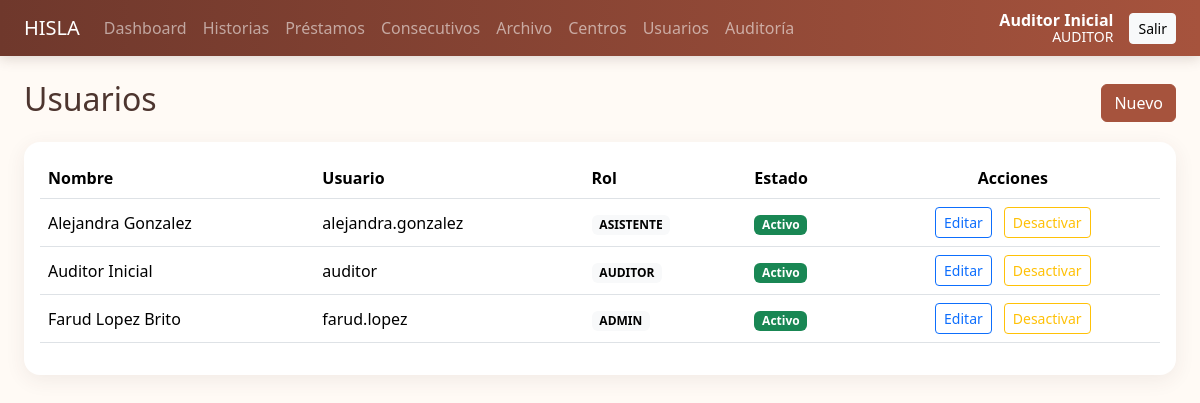
/usuarios/ (signed in), run on the app's committed database.
### app/models.py (models this page shows, shortened)
class Usuario(UserMixin, db.Model):
    __tablename__ = "usuario"
    id = db.Column(db.Integer, primary_key=True)
    nombre = db.Column(db.String(120), nullable=False)
    username = db.Column(db.String(80), unique=True, nullable=False, index=True)
    email = db.Column(db.String(120), unique=True, nullable=False)
    password_hash = db.Column(db.String(255), nullable=False)
    rol = db.Column(db.String(20), nullable=False, default="asistente")
    activo = db.Column(db.Boolean, default=True, nullable=False)
    debe_cambiar_password = db.Column(db.Boolean, default=True, nullable=False)
    creado_en = db.Column(db.DateTime, default=datetime.utcnow)

### app/usuarios.py (the view)
@usuarios_bp.route('/')
@login_required
@roles_required('admin','auditor')
def listar():
    page=request.args.get('page',1,type=int)
    usuarios=Usuario.query.order_by(Usuario.nombre).paginate(page=page,per_page=10,error_out=False)
    return render_template('usuarios/lista.html',usuarios=usuarios)

### app/security.py (called while the page is built)
def roles_required(*roles):
    def decorator(fn):
        @wraps(fn)
        def wrapper(*args, **kwargs):
            if not current_user.is_authenticated or not current_user.activo:
                abort(403)
            if current_user.rol not in roles:
                abort(403)
            return fn(*args, **kwargs)
        return wrapper
    return decorator

### app/templates/usuarios/lista.html (shortened to what this page needs)
{% extends 'base.html' %}
{% block content %}
<div class="d-flex justify-content-between align-items-center mb-3">
    <h2>Usuarios</h2>
    <a
        class="btn btn-primary"
        href="{{ url_for('usuarios.nuevo') }}"
    >
        Nuevo
    </a>
</div>
<div class="card mt-3">
    <div class="card-body">
        <div class="table-responsive">
            <table class="table align-middle">
                <thead>
                    <tr>
                        <th>Nombre</th>
                        <th>Usuario</th>
                        <th>Rol</th>
                        <th>Estado</th>
                        <th class="text-center">Acciones</th>
                    </tr>
                </thead>
                <tbody>
                    {% for u in usuarios.items %}
                    <tr>
                        <td>{{ u.nombre }}</td>
                        <td>{{ u.username }}</td>
                        <td>
                            <span class="badge text-bg-light">
                                {{ u.rol|upper }}
                            </span>
                        </td>
                        <td>
                            {% if u.activo %}
                                <span class="badge text-bg-success">
                                    Activo
                                </span>
                            {% else %}
                                <span class="badge text-bg-secondary">
                                    Inactivo
                                </span>
                            {% endif %}
                        </td>
                        <td class="text-center text-nowrap">
                            {% if not (u.rol == 'auditor' and current_user.rol != 'auditor') %}
                            <div
                                class="d-inline-flex align-items-center"
                                style="gap: 12px;"
                            >
                                <a
                                    class="btn btn-sm btn-outline-primary"
                                    href="{{ url_for('usuarios.editar', id=u.id) }}"
                                >
                                    Editar
                                </a>
                                <button
                                    type="button"
                                    class="btn btn-sm btn-outline-warning"
                                    data-bs-toggle="modal"
                                    data-bs-target="#estadoUsuario{{ u.id }}"
                                >
                                    {{ 'Desactivar' if u.activo else 'Activar' }}
                                </button>
                            </div>
                            {% else %}
                            <span class="text-muted">
                                Protegido
                            </span>
                            {% endif %}
                        </td>
                    </tr>
                    {% else %}
                    <tr>
                        <td colspan="5" class="text-center py-4">
                            No hay usuarios registrados.
                        </td>
                    </tr>
                    {% endfor %}
                </tbody>
            </table>
        </div>
    </div>
</div>
{% endblock %}

### app/templates/base.html (shortened to what this page needs)
<!doctype html>
<html lang="es">
<head>
    <link
        href="https://cdn.jsdelivr.net/npm/bootstrap@5.3.3/dist/css/bootstrap.min.css"
        rel="stylesheet"
    >
    <link
    rel="stylesheet"
    href="https://cdn.jsdelivr.net/npm/bootstrap-icons@1.11.3/font/bootstrap-icons.min.css"
    >
    <link
        rel="stylesheet"
        href="{{ url_for('static', filename='css/app.css') }}"
    >
</head>
<body>
    {% set mensajes = get_flashed_messages(with_categories=true) %}
    <nav class="navbar navbar-expand-lg navbar-dark">
        <div class="container-fluid px-4">
            <a
                class="navbar-brand"
                href="{{ url_for('main.dashboard') }}"
            >
                HISLA
            </a>
            {% if current_user.is_authenticated %}
            <div
                class="collapse navbar-collapse"
                id="menuPrincipal"
            >
                <div class="navbar-nav me-auto">
                    <a
                        class="nav-link"
                        href="{{ url_for('main.dashboard') }}"
                    >
                        Dashboard
                    </a>
                    <a
                        class="nav-link"
                        href="{{ url_for('historias.listar') }}"
                    >
                        Historias
                    </a>
                    <a
                        class="nav-link"
                        href="{{ url_for('prestamos.listar') }}"
                    >
                        Préstamos
                    </a>
                    <a
                        class="nav-link"
                        href="{{ url_for('historias.consecutivos') }}"
                    >
                        Consecutivos
                    </a>
                    {% if current_user.rol in ['admin', 'auditor'] %}
                    <a
                        class="nav-link"
                        href="{{ url_for('historias.archivadas') }}"
                    >
                        Archivo
                    </a>
                    <a
                        class="nav-link"
                        href="{{ url_for('centros.listar') }}"
                    >
                        Centros
                    </a>
                    <a
                        class="nav-link"
                        href="{{ url_for('usuarios.listar') }}"
                    >
                        Usuarios
                    </a>
                    {% endif %}
                    {% if current_user.rol == 'auditor' %}
                    <a
                        class="nav-link"
                        href="{{ url_for('auditoria.listar') }}"
                    >
                        Auditoría
                    </a>
                    {% endif %}
                </div>
                <div class="text-white me-3 text-end user-chip">
                    <strong>
                        {{ current_user.nombre }}
                    </strong>
                    <small>
                        {{ current_user.rol|upper }}
                    </small>
                </div>
                <a
                    class="btn btn-sm btn-light"
                    href="{{ url_for('auth.logout') }}"
                >
                    Salir
                </a>
            </div>
            {% endif %}
        </div>
    </nav>
    <main class="container-fluid px-4 py-4">
        {% block content %}
        {% endblock %}
    </main>
</body>
</html>

### app/static/css/app.css (style rules this page uses)
:root { --terracotta:#a6533d;--sand:#f4eadf;--coffee:#4d352f;--cream:#fffaf5 }
body { background:var(--cream);color:var(--coffee) }
.navbar { background:linear-gradient(90deg,#6f382c,var(--terracotta));box-shadow:0 3px 12px rgba(77,53,47,.18) }
.navbar .nav-link { white-space:nowrap }
.btn-primary { background:var(--terracotta);border-color:var(--terracotta) }
.card { border:0;border-radius:16px;box-shadow:0 5px 20px rgba(77,53,47,.08) }
.user-chip { display:flex;flex-direction:column;line-height:1.15 }
.table th { white-space:nowrap }

### data on the page
Usuario: nombre "Auditor Inicial", rol "AUDITOR", username "auditor", shows "Activo", activo "Desactivar"
Usuario: nombre "Alejandra Gonzalez", username "alejandra.gonzalez", rol "ASISTENTE", shows "Activo", activo "Desactivar"
Usuario: nombre "Farud Lopez Brito", username "farud.lopez", rol "ADMIN", shows "Activo", activo "Desactivar"
